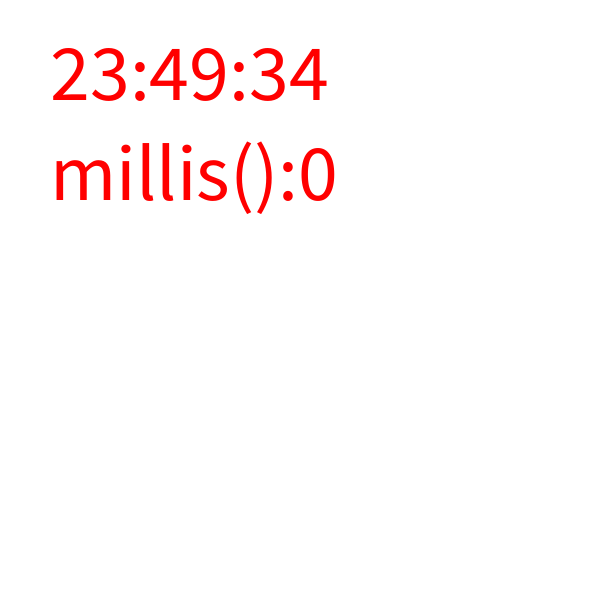
Frame 1 (no input)
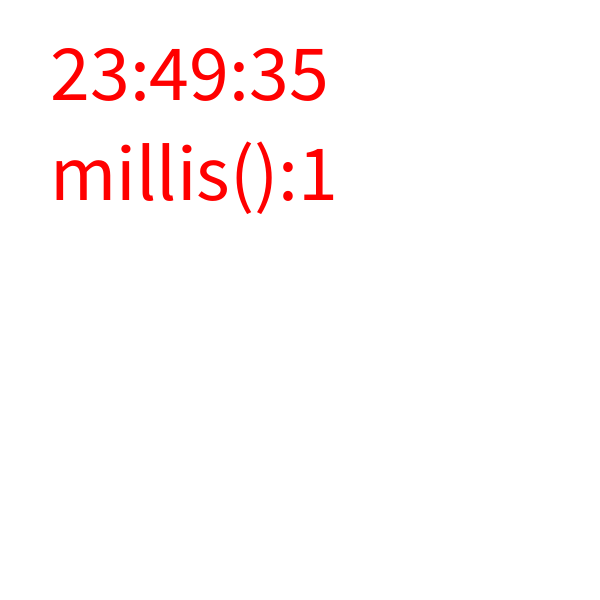
Frame 60 (the mouse pressed at the canvas centre just before this capture)
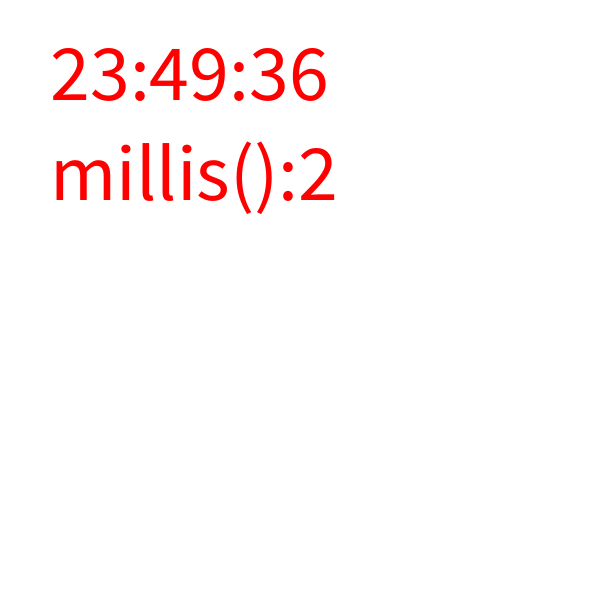
Frame 120 (the mouse held since frame 60 and released just before this capture)

The Processing sketch that drew these frames (run headless with seeded random() and noise(); from frame 60 on, the mouse is pressed at the canvas centre):

// Processing sketch: step01_5_millis_find_hour_minute_second
// ── step01_5_millis_find_hour_minute_second.pde
void setup()
{
  size(600,600);
  fill(255,0,0);
  textSize(80);
}
void draw()
{
  background(255);//白
  text(hour()+":"+minute()+":"+second(), 50,100);
  text("millis():"+millis()/1000,50,200);//準
}//每秒60frame,過了幾個frame
//kilo- meter centi- milli- millis千分之1秒
//km    m     cm     mm
//kg    g            mg
//kl    Litter       ml(不叫 mol)
